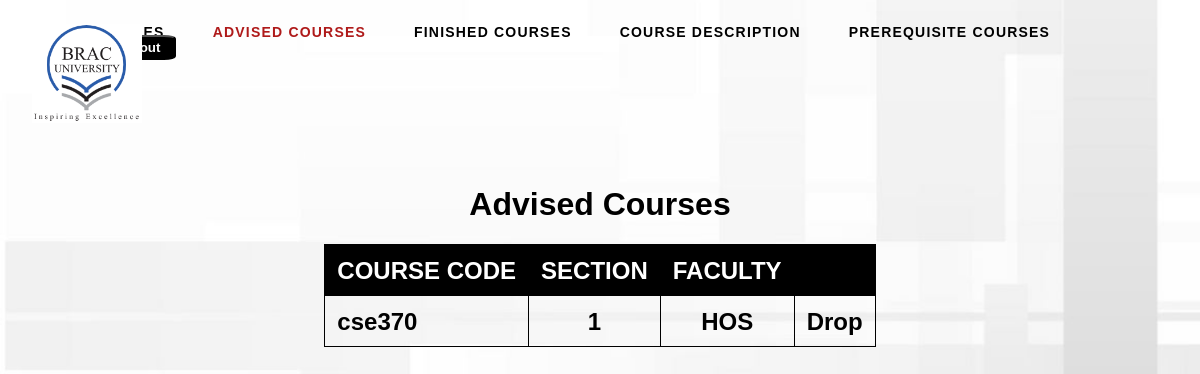
Page /View/advisedCourse.php (signed in) on the committed database.
### tables this page shows
CREATE TABLE `advised_course` (
  `STID` int(18) NOT NULL,
  `COURSE_ID` varchar(15) NOT NULL,
  `SECTION` int(11) NOT NULL,
  `FACULTY` varchar(255) NOT NULL
);

### Model/Model.php (called while the page is built, shortened)
<?php
  class Model {
    public function advisedCourseView() {
      include('connect.php');
      $stid =  $_SESSION['username'];
      $sql = "SELECT * from advised_course WHERE STID='".$stid."'";
      $result = mysqli_query($con, $sql);
      return mysqli_fetch_all($result, MYSQLI_ASSOC);
    }
  }

### Controller/viewAdvisedCourseController.php (called while the page is built, shortened)
<?php
  include('controller.php');
  $rows = $model->advisedCourseView();

### View/advisedCourse.php (the view, shortened to what this page needs)
<?php include('../Controller/viewAdvisedCourseController.php') ?>
<html>
  <?php include('templates/header.php'); ?>
  <body align="center">
    <br><br><br><br><br>
    <h1 style="margin-top: 10vh" >Advised Courses</h1>
    <div>
      <h2><table align="center">
        <thead>
        	<tr><th>COURSE CODE</th><th>SECTION</th><th>FACULTY</th><th></th></tr>
        </thead>
        <tbody>
          <?php
            foreach ($rows as $row):
              echo "<tr><td><b>".$row['COURSE_ID']."</b></td><td><b>".$row['SECTION']."</b></td><td><b>".$row['FACULTY']."</b></td><td><b><a href='../Controller/deleteAdvisedCourseController.php?section=".$row['SECTION']."&faculty=".$row['FACULTY']."'>Drop</a></b></td></tr>";
            endforeach;
          ?>
        </tbody>
      </table></h2>
    </div>
  </body>
</html>

### View/assets/css/style.css (style rules this page uses)
html { box-sizing: border-box; }
*, *:before, *:after { box-sizing: inherit; }
html { margin: 0; padding: 0; width: 100%; height: 100vh; }
body { padding: 0; margin: 0; width: 100%; height: 100vh; font-family: 'Poppins', sans-serif; font-weight: 400; background: url("../image/cover.jpg"); background-position: center; background-size: cover; -webkit-font-smoothing: antialiased; -moz-osx-font-smoothing: grayscale; }
a { color: black; font-weight: bold; text-decoration: none; }
table { font: 1em sans-serif; border-collapse: collapse; border-spacing: 0; min-width: 30%; }
table td, table th { border: 1px solid black; padding: 0.5em 0.5em 0.4em; }
table thead th { color: white; background: black; }
table tbody td + td { text-align: center; }
table tbody td:last-child { text-align: center; }

### rows in the picture
advised_course: COURSE_ID "cse370", SECTION "1", FACULTY "HOS"
